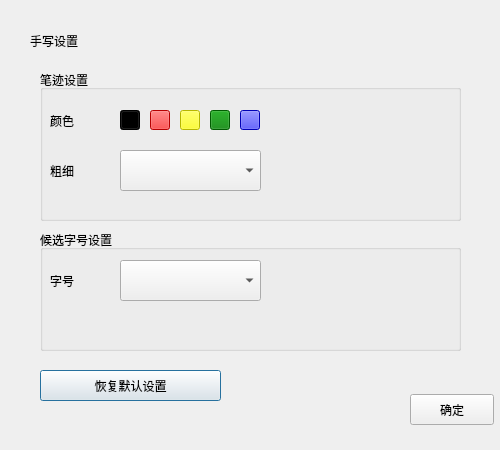
<?xml version="1.0" encoding="UTF-8"?>
<ui version="4.0">
 <class>Dialog</class>
 <widget class="QDialog" name="Dialog">
  <property name="geometry">
   <rect>
    <x>0</x>
    <y>0</y>
    <width>500</width>
    <height>450</height>
   </rect>
  </property>
  <property name="sizePolicy">
   <sizepolicy hsizetype="Fixed" vsizetype="Fixed">
    <horstretch>0</horstretch>
    <verstretch>0</verstretch>
   </sizepolicy>
  </property>
  <property name="minimumSize">
   <size>
    <width>500</width>
    <height>450</height>
   </size>
  </property>
  <property name="maximumSize">
   <size>
    <width>500</width>
    <height>450</height>
   </size>
  </property>
  <property name="windowTitle">
   <string>手写设置</string>
  </property>
  <widget class="QPushButton" name="btnSetSettingsDefault">
   <property name="geometry">
    <rect>
     <x>40</x>
     <y>370</y>
     <width>181</width>
     <height>31</height>
    </rect>
   </property>
   <property name="text">
    <string>恢复默认设置</string>
   </property>
  </widget>
  <widget class="QGroupBox" name="groupBox_2">
   <property name="geometry">
    <rect>
     <x>40</x>
     <y>230</y>
     <width>421</width>
     <height>121</height>
    </rect>
   </property>
   <property name="title">
    <string>候选字号设置</string>
   </property>
   <widget class="QLabel" name="label_4">
    <property name="geometry">
     <rect>
      <x>10</x>
      <y>30</y>
      <width>61</width>
      <height>41</height>
     </rect>
    </property>
    <property name="text">
     <string>字号</string>
    </property>
   </widget>
   <widget class="QComboBox" name="comboBoxFontSize">
    <property name="geometry">
     <rect>
      <x>80</x>
      <y>30</y>
      <width>141</width>
      <height>41</height>
     </rect>
    </property>
   </widget>
  </widget>
  <widget class="QLabel" name="label">
   <property name="geometry">
    <rect>
     <x>30</x>
     <y>20</y>
     <width>131</width>
     <height>41</height>
    </rect>
   </property>
   <property name="text">
    <string>手写设置</string>
   </property>
   <property name="scaledContents">
    <bool>false</bool>
   </property>
   <property name="wordWrap">
    <bool>false</bool>
   </property>
   <property name="indent">
    <number>0</number>
   </property>
   <property name="openExternalLinks">
    <bool>false</bool>
   </property>
  </widget>
  <widget class="QPushButton" name="btnApplyNewSettings">
   <property name="geometry">
    <rect>
     <x>410</x>
     <y>394</y>
     <width>84</width>
     <height>31</height>
    </rect>
   </property>
   <property name="text">
    <string>确定</string>
   </property>
  </widget>
  <widget class="QGroupBox" name="groupBox">
   <property name="geometry">
    <rect>
     <x>40</x>
     <y>70</y>
     <width>421</width>
     <height>151</height>
    </rect>
   </property>
   <property name="title">
    <string>笔迹设置</string>
   </property>
   <widget class="QPushButton" name="btnSetColor_black">
    <property name="geometry">
     <rect>
      <x>80</x>
      <y>40</y>
      <width>20</width>
      <height>20</height>
     </rect>
    </property>
    <property name="sizePolicy">
     <sizepolicy hsizetype="Fixed" vsizetype="Fixed">
      <horstretch>0</horstretch>
      <verstretch>0</verstretch>
     </sizepolicy>
    </property>
    <property name="styleSheet">
     <string notr="true">background-color: black;
</string>
    </property>
    <property name="text">
     <string/>
    </property>
   </widget>
   <widget class="QPushButton" name="btnSetColor_red">
    <property name="geometry">
     <rect>
      <x>110</x>
      <y>40</y>
      <width>20</width>
      <height>20</height>
     </rect>
    </property>
    <property name="sizePolicy">
     <sizepolicy hsizetype="Fixed" vsizetype="Fixed">
      <horstretch>0</horstretch>
      <verstretch>0</verstretch>
     </sizepolicy>
    </property>
    <property name="styleSheet">
     <string notr="true">background-color: red;
</string>
    </property>
    <property name="text">
     <string/>
    </property>
   </widget>
   <widget class="QPushButton" name="btnSetColor_yellow">
    <property name="geometry">
     <rect>
      <x>140</x>
      <y>40</y>
      <width>20</width>
      <height>20</height>
     </rect>
    </property>
    <property name="sizePolicy">
     <sizepolicy hsizetype="Fixed" vsizetype="Fixed">
      <horstretch>0</horstretch>
      <verstretch>0</verstretch>
     </sizepolicy>
    </property>
    <property name="styleSheet">
     <string notr="true">background-color: yellow;
</string>
    </property>
    <property name="text">
     <string/>
    </property>
   </widget>
   <widget class="QPushButton" name="btnSetColor_green">
    <property name="geometry">
     <rect>
      <x>170</x>
      <y>40</y>
      <width>20</width>
      <height>20</height>
     </rect>
    </property>
    <property name="sizePolicy">
     <sizepolicy hsizetype="Fixed" vsizetype="Fixed">
      <horstretch>0</horstretch>
      <verstretch>0</verstretch>
     </sizepolicy>
    </property>
    <property name="styleSheet">
     <string notr="true">background-color: green;
</string>
    </property>
    <property name="text">
     <string/>
    </property>
   </widget>
   <widget class="QPushButton" name="btnSetColor_blue">
    <property name="geometry">
     <rect>
      <x>200</x>
      <y>40</y>
      <width>20</width>
      <height>20</height>
     </rect>
    </property>
    <property name="sizePolicy">
     <sizepolicy hsizetype="Fixed" vsizetype="Fixed">
      <horstretch>0</horstretch>
      <verstretch>0</verstretch>
     </sizepolicy>
    </property>
    <property name="styleSheet">
     <string notr="true">background-color: blue;
</string>
    </property>
    <property name="text">
     <string/>
    </property>
   </widget>
   <widget class="QLabel" name="label_2">
    <property name="geometry">
     <rect>
      <x>10</x>
      <y>30</y>
      <width>61</width>
      <height>41</height>
     </rect>
    </property>
    <property name="text">
     <string>颜色</string>
    </property>
   </widget>
   <widget class="QLabel" name="label_3">
    <property name="geometry">
     <rect>
      <x>10</x>
      <y>80</y>
      <width>61</width>
      <height>41</height>
     </rect>
    </property>
    <property name="text">
     <string>粗细</string>
    </property>
   </widget>
   <widget class="QComboBox" name="comboBoxPenWidth">
    <property name="geometry">
     <rect>
      <x>80</x>
      <y>80</y>
      <width>141</width>
      <height>41</height>
     </rect>
    </property>
    <property name="editable">
     <bool>false</bool>
    </property>
    <property name="currentIndex">
     <number>-1</number>
    </property>
   </widget>
  </widget>
 </widget>
 <resources/>
 <connections/>
</ui>
